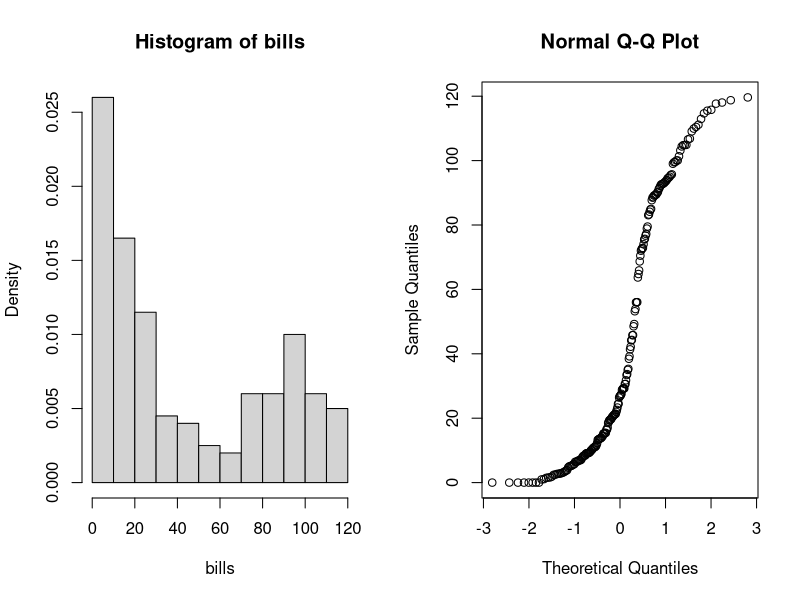
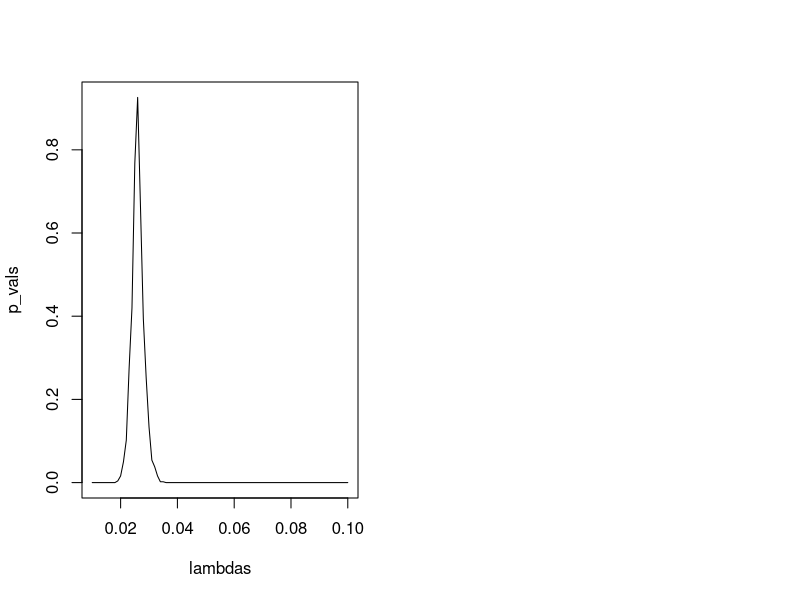

Reproduce these figures in R, in order.
## ---- chunk 1
bills <- scan("telephone.txt", skip=2)
par(mfrow=c(1, 2))
hist(bills, prob=T)
qqnorm(bills)
## ---- chunk 2
T_val <- median(bills)
N <- length(bills)
B <- 1000
T_vals <- numeric(B)
lambdas <- seq(0.01, 0.1, by=0.001)
p_vals <- numeric(length(lambdas))

for (i in 1:length(lambdas)) {
    for (j in 1:B) {
        sampled_bills <- rexp(N, lambdas[i])
        T_vals[j] <- median(sampled_bills)
    }

    p_val_left <- sum(T_vals < T_val) / B
    p_val_right <- sum(T_vals > T_val) / B
    p_vals[i] <- 2 * min(p_val_left, p_val_right)
}
plot(lambdas, p_vals, type='l')
